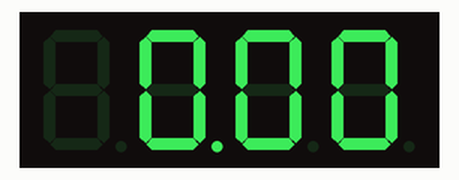
This sketch was run on a simulated Arduino Uno, built with avr-gcc and run on an emulated ATmega328P. Parts: 4-digit seven-segment display.

Above: at 0.1 s.
At 4.1 s:
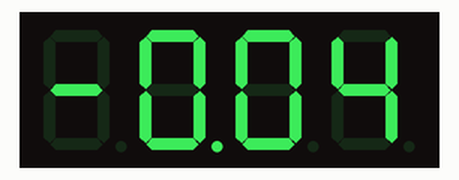
At 9.1 s:
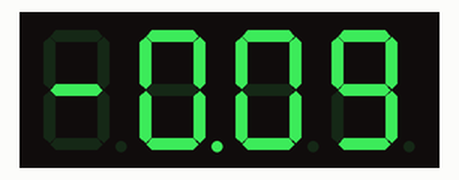
At 19.1 s:
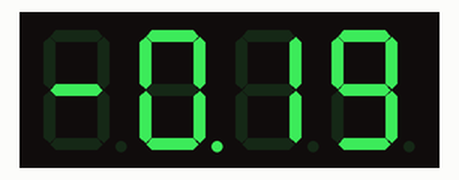
At 29.1 s:
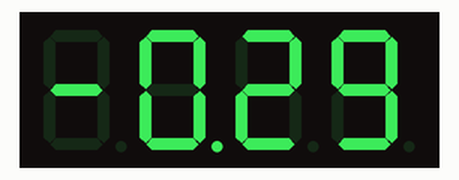
At 39.1 s:
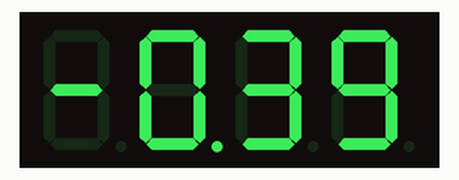

The sketch:

4digit_7_segment_3.ino
```cpp
#include "SevSeg.h"
SevSeg sevseg;
unsigned long timer = 0;
String number="";

void setup(){
  byte numDigits = 4;
  byte digitPins[] = {10, 11, 12, 13};
  byte segmentPins[] = {9, 2, 3, 5, 6, 8, 7, 4};

  bool resistorsOnSegments = true;
  bool updateWithDelaysIn = true;
  byte hardwareConfig = COMMON_CATHODE;
  sevseg.begin(hardwareConfig, numDigits, digitPins, segmentPins, resistorsOnSegments);
  sevseg.setBrightness(90);
  Serial.begin(9600);
}
int i=0;
void loop(){
  //for(int i=0; i<=1000; i++){
    static unsigned long timer = millis();
if(Serial.available()){
  char a = Serial.read();
  if((a == '0')||(a == '1')||(a == '3')||(a == '4')||(a == '5')||(a == '6')||(a == '7')||(a == '8')||(a == '9')){
    //a = Serial.parseInt()*10;
    number += a;
  }
  else if(a == 's'){
    number = number.toInt();
  }
}
  if (millis() > timer) {
    timer += 1000;
    sevseg.setNumber(i, 2);
    //Serial.print(i);
    delay(0);
    i--;
  }
    sevseg.refreshDisplay();
  //}
}
```

Measured:
- what the display in image 0 shows lasts 1.0 s, from 0.0 s to 1.0 s
